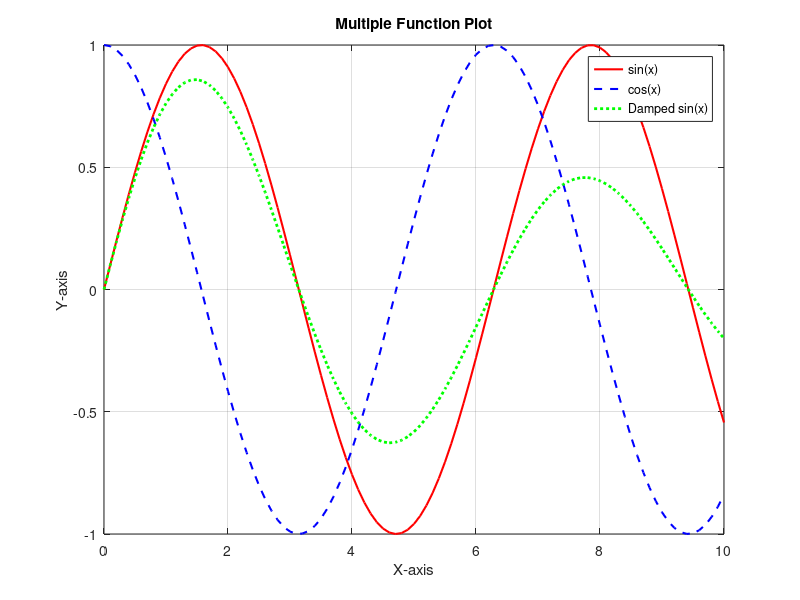
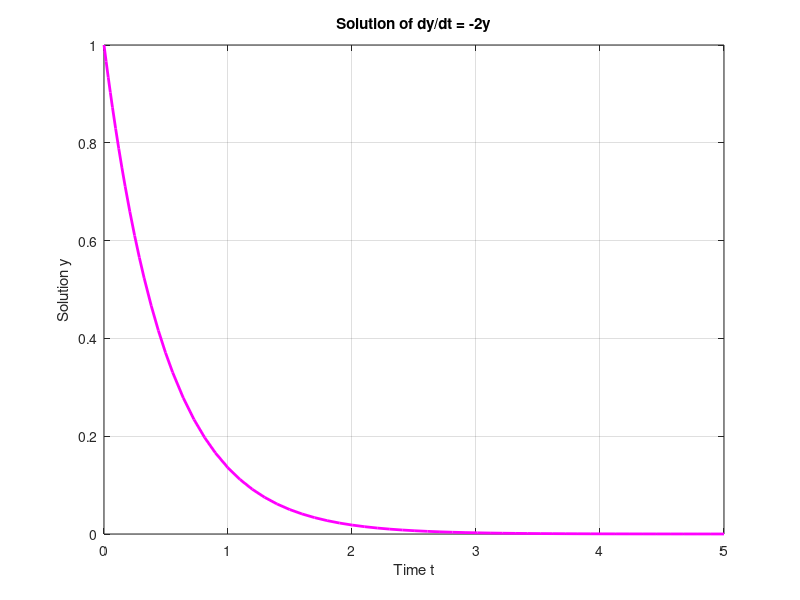
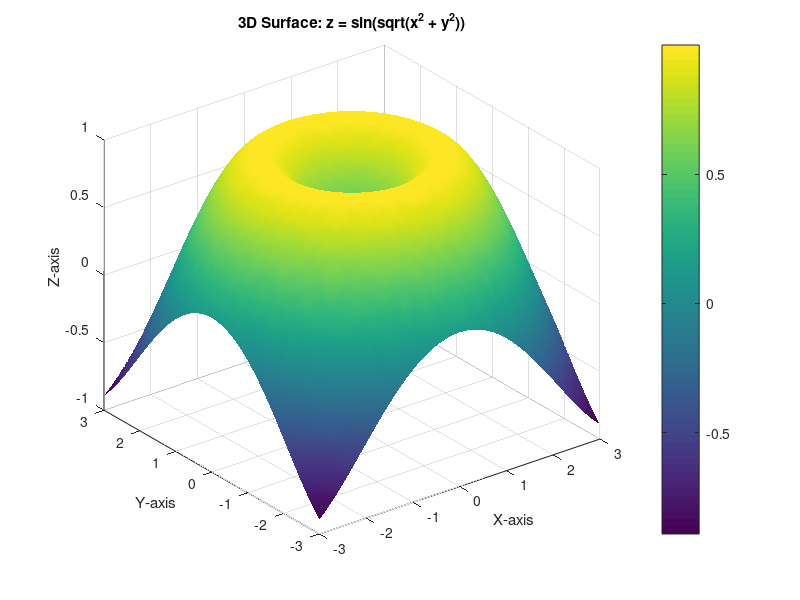
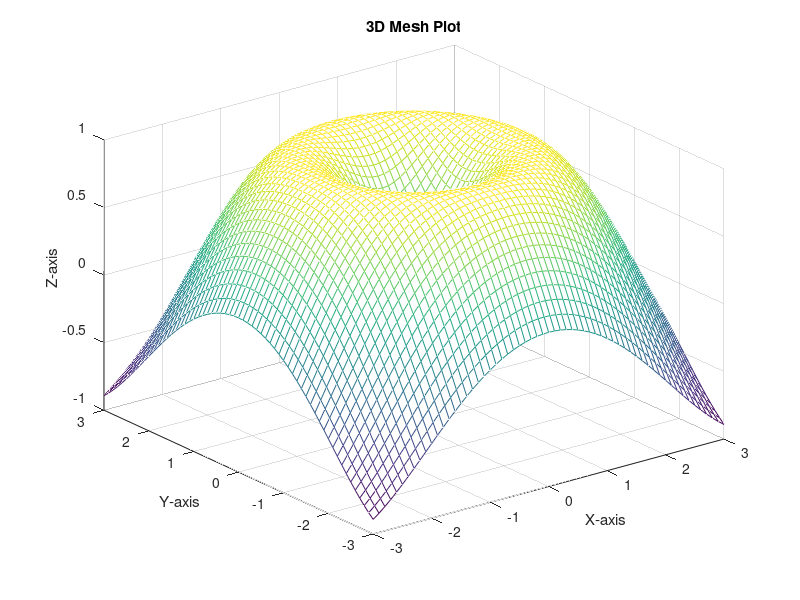

The MATLAB script that drew these images, in order: (Note: this script raises an error after producing the figures.)
%% MATLAB Advanced Practice Guide (Extended)
% Covers: Advanced Plotting, File Handling, Vectorization,
% Numerical Solving, GUI Preview, Matrix Operations, 3D Plotting,
% and Symbolic Math

clc;
clear;
close all;

%% 1. Advanced Plotting: Multiple Plots with Legends
x = 0:0.1:10;
y1 = sin(x);
y2 = cos(x);
y3 = exp(-0.1 * x) .* sin(x);

figure;
plot(x, y1, 'r', 'LineWidth', 1.5); hold on;
plot(x, y2, 'b--', 'LineWidth', 1.5);
plot(x, y3, 'g:', 'LineWidth', 2);
xlabel('X-axis');
ylabel('Y-axis');
title('Multiple Function Plot');
legend('sin(x)', 'cos(x)', 'Damped sin(x)');
grid on;

%% 2. File Handling: Writing and Reading Data from a Text File
data = [x' y1' y2' y3'];
fileID = fopen('function_data.txt', 'w');
fprintf(fileID, 'X sin(x) cos(x) Damped_sin(x)\n');
fprintf(fileID, '%6.2f %10.4f %10.4f %10.4f\n', data');
fclose(fileID);

disp('Data written to function_data.txt');

% Reading the file
disp('Reading the file:');
fileID = fopen('function_data.txt', 'r');
textData = fread(fileID, '*char')';
fclose(fileID);
disp(textData);

%% 3. Vectorized Summation (Avoiding Loops)
v = 1:10000;
sum_v = sum(v); % Vectorized sum, no loop
disp(['Sum of 1 to 10000: ', num2str(sum_v)]);

%% 4. Solving a Differential Equation (dy/dt = -2y)
% Using ode45 solver
disp('Solving dy/dt = -2y using ode45');
odeFun = @(t, y) -2*y;
[tSol, ySol] = ode45(odeFun, [0 5], 1);

figure;
plot(tSol, ySol, 'm', 'LineWidth', 2);
xlabel('Time t');
ylabel('Solution y');
title('Solution of dy/dt = -2y');
grid on;

%% 5. Simple GUI Preview using App Designer (Manual Task)
disp('For GUI: Open MATLAB App Designer to build buttons, sliders, and interactive plots.');

%% 6. Matrix Operations and Eigenvalue Computation
disp('--- Matrix Operations ---');
A = [2 4 1; 0 1 -1; 3 2 5];
B = [1 0 2; 2 3 1; 4 -1 0];

C_add = A + B;
C_mul = A * B;
C_inv = inv(A);

disp('Matrix A:');
disp(A);
disp('Matrix B:');
disp(B);
disp('A + B:');
disp(C_add);
disp('A * B:');
disp(C_mul);
disp('Inverse of A:');
disp(C_inv);

% Eigenvalues and Eigenvectors
[eVec, eVal] = eig(A);
disp('Eigenvalues of A:');
disp(diag(eVal));
disp('Eigenvectors of A:');
disp(eVec);

%% 7. 3D Plotting and Surface Visualization
[xGrid, yGrid] = meshgrid(-3:0.1:3, -3:0.1:3);
z = sin(sqrt(xGrid.^2 + yGrid.^2));

figure;
surf(xGrid, yGrid, z);
xlabel('X-axis'); ylabel('Y-axis'); zlabel('Z-axis');
title('3D Surface: z = sin(sqrt(x^2 + y^2))');
shading interp; % smooth surface
colorbar;
grid on;

figure;
mesh(xGrid, yGrid, z);
title('3D Mesh Plot');
xlabel('X-axis'); ylabel('Y-axis'); zlabel('Z-axis');
grid on;

%% 8. Symbolic Math Operations
syms xSym;
fSym = sin(xSym)^2 * exp(xSym);

% Differentiation and Integration
f_deriv = diff(fSym);
f_int = int(fSym);

% Limits and Taylor Expansion
f_limit = limit(fSym/xSym, xSym, 0);
f_taylor = taylor(fSym, xSym, 'Order', 6);

disp('--- Symbolic Math ---');
disp('f(x) = sin^2(x) * exp(x)');
disp('Derivative of f(x):');
disp(f_deriv);
disp('Integral of f(x):');
disp(f_int);
disp(['Limit f(x)/x as x->0: ', char(f_limit)]);
disp('Taylor Series Expansion (Order 6):');
disp(f_taylor);

fplot(fSym, [-2, 2], 'LineWidth', 2);
title('Symbolic Function Plot: sin^2(x) * exp(x)');
xlabel('x'); ylabel('f(x)');
grid on;

%% 9. Numerical Integration Example
disp('--- Numerical Integration Example ---');
fun = @(x) exp(-x.^2);
integral_val = integral(fun, 0, inf);
disp(['Integral of exp(-x^2) from 0 to infinity: ', num2str(integral_val)]);

%% 10. Saving and Loading Workspace Data
save('workspace_data.mat');
disp('Workspace variables saved to workspace_data.mat');
clearvars -except integral_val
load('workspace_data.mat');
disp('Workspace reloaded from workspace_data.mat');

t = 0:0.1:5;
v0 = 20;
g = 9.8;
h = v0*t - 0.5*g*t.^2;
plot(t, h); xlabel('Time (s)'); ylabel('Height (m)');
title('Projectile Motion under Gravity');

%% 11. Polynomial Fitting and Curve Approximation
disp('--- Polynomial Curve Fitting ---');

xData = 0:1:10;
yData = 3*xData.^2 + 2*xData + 5 + randn(size(xData))*10; % noisy quadratic data

p = polyfit(xData, yData, 2);   % quadratic fit
yFit = polyval(p, xData);

figure;
plot(xData, yData, 'bo'); hold on;
plot(xData, yFit, 'r-', 'LineWidth', 2);
legend('Noisy Data', 'Fitted Curve');
title('Polynomial Curve Fitting');
grid on;


%% 12. Fast Fourier Transform (FFT)
disp('--- FFT Analysis ---');

Fs = 1000;                    % Sampling frequency
tFFT = 0:1/Fs:1-1/Fs;
signal = sin(2*pi*50*tFFT) + 0.5*sin(2*pi*120*tFFT);

Y = fft(signal);
P2 = abs(Y/length(signal));
P1 = P2(1:length(signal)/2+1);
P1(2:end-1) = 2*P1(2:end-1);
f = Fs*(0:(length(signal)/2))/length(signal);

figure;
plot(f, P1);
title('Single-Sided Amplitude Spectrum');
xlabel('Frequency (Hz)');
ylabel('|P1(f)|');
grid on;


%% 13. Optimization Using fminsearch
disp('--- Function Optimization ---');

objFun = @(x) (x-3).^2 + 4;
x_min = fminsearch(objFun, 0);

disp(['Minimum occurs at x = ', num2str(x_min)]);
disp(['Minimum value = ', num2str(objFun(x_min))]);


%% 14. Solving Nonlinear Equation using fzero
disp('--- Solving Nonlinear Equation ---');

nonlinearFun = @(x) x^3 - 5*x + 1;
root = fzero(nonlinearFun, 0);

disp(['Root of equation x^3 - 5x + 1 = 0 is: ', num2str(root)]);


%% 15. Monte Carlo Simulation (Estimating Pi)
disp('--- Monte Carlo Simulation for Pi ---');

numPoints = 10000;
xRand = rand(numPoints,1);
yRand = rand(numPoints,1);

insideCircle = (xRand.^2 + yRand.^2) <= 1;
pi_estimate = 4 * sum(insideCircle) / numPoints;

disp(['Estimated value of Pi: ', num2str(pi_estimate)]);

figure;
scatter(xRand(insideCircle), yRand(insideCircle), 'g'); hold on;
scatter(xRand(~insideCircle), yRand(~insideCircle), 'r');
title('Monte Carlo Estimation of Pi');
axis equal;
grid on;

%% 16. Singular Value Decomposition (SVD)
disp('--- Singular Value Decomposition (SVD) ---');

M = rand(4,3);
[U, S, V] = svd(M);

disp('Matrix M:');
disp(M);
disp('U matrix:');
disp(U);
disp('Singular Values (Diagonal of S):');
disp(diag(S));
disp('V matrix:');
disp(V);


%% 17. LU and QR Decomposition
disp('--- LU and QR Decomposition ---');

A2 = [4 -2 1; 20 -7 12; -8 13 17];

[L, U_lu, P] = lu(A2);
[Q, R] = qr(A2);

disp('Matrix A2:');
disp(A2);
disp('L matrix (LU):');
disp(L);
disp('U matrix (LU):');
disp(U_lu);
disp('Permutation matrix P:');
disp(P);
disp('Q matrix (QR):');
disp(Q);
disp('R matrix (QR):');
disp(R);


%% 18. Interpolation Techniques
disp('--- Interpolation ---');

xInterp = 0:5;
yInterp = [0 1 8 27 64 125];  % Cubic relation

xq = 0:0.1:5;

yLinear = interp1(xInterp, yInterp, xq, 'linear');
ySpline = interp1(xInterp, yInterp, xq, 'spline');

figure;
plot(xInterp, yInterp, 'ro', 'MarkerSize', 8); hold on;
plot(xq, yLinear, 'b--', 'LineWidth', 1.5);
plot(xq, ySpline, 'k', 'LineWidth', 2);
legend('Data Points', 'Linear Interpolation', 'Spline Interpolation');
title('Interpolation Comparison');
grid on;


%% 19. Image Processing Basics
disp('--- Basic Image Processing ---');

img = peaks(200);  % Generate sample data
imgNorm = mat2gray(img);

figure;
imshow(imgNorm);
title('Generated Image (Normalized Peaks)');

% Edge detection
edges = edge(imgNorm, 'sobel');

figure;
imshow(edges);
title('Edge Detection using Sobel');


%% 20. Animation Example
disp('--- Simple Animation ---');

figure;
for k = 1:100
    yAnim = sin(x + 0.1*k);
    plot(x, yAnim, 'b', 'LineWidth', 2);
    axis([0 10 -1.5 1.5]);
    title('Animating Sine Wave');
    xlabel('X'); ylabel('sin(x)');
    grid on;
    drawnow;
end

%% 21. Principal Component Analysis (PCA)
disp('--- Principal Component Analysis (PCA) ---');

dataPCA = rand(100,5);      % Random dataset (100 samples, 5 features)
[coeff, score, latent] = pca(dataPCA);

disp('Principal Component Coefficients:');
disp(coeff);
disp('Explained Variance (Eigenvalues):');
disp(latent);

figure;
pareto(latent);
title('PCA - Variance Explained');
grid on;


%% 22. K-Means Clustering
disp('--- K-Means Clustering ---');

dataCluster = [randn(100,2)+2; randn(100,2)-2; randn(100,2)+[2 -2]];
[idx, centroids] = kmeans(dataCluster, 3);

figure;
gscatter(dataCluster(:,1), dataCluster(:,2), idx);
hold on;
plot(centroids(:,1), centroids(:,2), 'kx', 'LineWidth', 3, 'MarkerSize', 12);
title('K-Means Clustering');
grid on;


%% 23. Control System Example (Transfer Function)
disp('--- Control System Transfer Function ---');

num = [1];
den = [1 3 2];      % s^2 + 3s + 2
sys = tf(num, den);

disp('Transfer Function:');
sys

figure;
step(sys);
title('Step Response of Transfer Function');
grid on;


%% 24. Linear Programming Optimization
disp('--- Linear Programming ---');

f_obj = [-3 -5];    % Maximize 3x + 5y → minimize -3x -5y
A_lp = [1 0; 0 2; 3 2];
b_lp = [4; 12; 18];

[x_opt, fval] = linprog(f_obj, A_lp, b_lp);

disp('Optimal Variables:');
disp(x_opt);
disp(['Maximum Value: ', num2str(-fval)]);


%% 25. Parallel Computing Example
disp('--- Parallel Computing Example ---');

parpool('local');   % Start parallel pool

parfor i = 1:10
    results(i) = sum(rand(1,1000000));
end

delete(gcp('nocreate'));   % Shut down pool

disp('Parallel Computation Results:');
disp(results);




